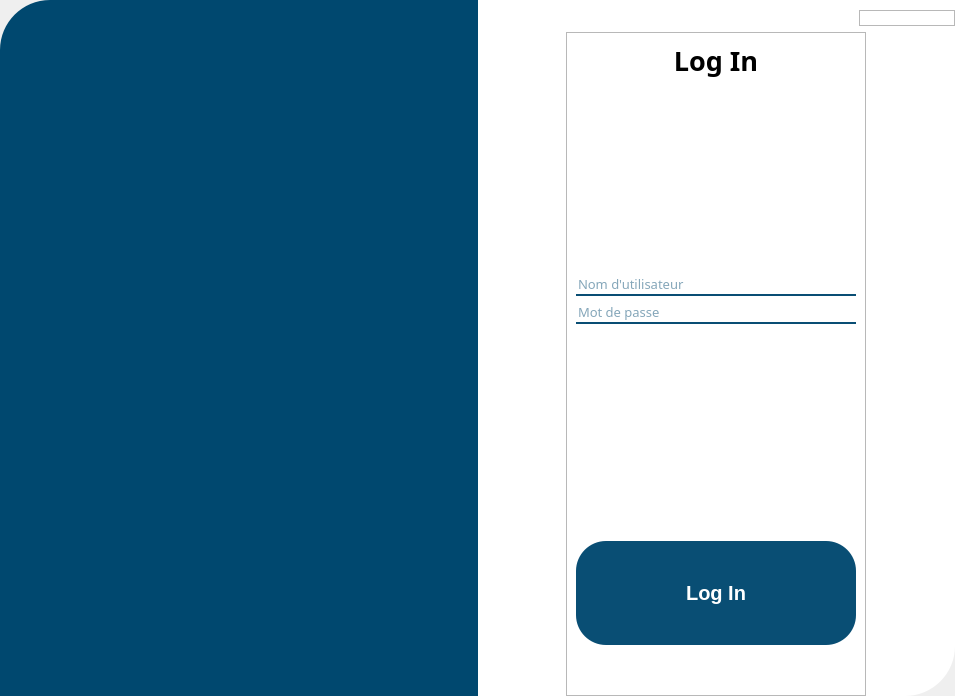
<?xml version="1.0" encoding="UTF-8"?>
<ui version="4.0">
 <class>LoginWindow</class>
 <widget class="QMainWindow" name="LoginWindow">
  <property name="geometry">
   <rect>
    <x>0</x>
    <y>0</y>
    <width>955</width>
    <height>696</height>
   </rect>
  </property>
  <property name="windowTitle">
   <string>MainWindow</string>
  </property>
  <property name="styleSheet">
   <string notr="true">QPushButton {
	border: None;
}</string>
  </property>
  <widget class="QWidget" name="centralwidget">
   <property name="styleSheet">
    <string notr="true"/>
   </property>
   <layout class="QHBoxLayout" name="horizontalLayout">
    <property name="spacing">
     <number>0</number>
    </property>
    <property name="leftMargin">
     <number>0</number>
    </property>
    <property name="topMargin">
     <number>0</number>
    </property>
    <property name="rightMargin">
     <number>0</number>
    </property>
    <property name="bottomMargin">
     <number>0</number>
    </property>
    <item>
     <widget class="QFrame" name="leftside">
      <property name="sizePolicy">
       <sizepolicy hsizetype="Preferred" vsizetype="Preferred">
        <horstretch>0</horstretch>
        <verstretch>0</verstretch>
       </sizepolicy>
      </property>
      <property name="styleSheet">
       <string notr="true">background-color: rgb(0, 72, 111);
border-top-left-radius: 50px;</string>
      </property>
      <property name="frameShape">
       <enum>QFrame::StyledPanel</enum>
      </property>
      <property name="frameShadow">
       <enum>QFrame::Raised</enum>
      </property>
      <layout class="QHBoxLayout" name="horizontalLayout_3">
       <item>
        <widget class="QLabel" name="label">
         <property name="maximumSize">
          <size>
           <width>450</width>
           <height>380</height>
          </size>
         </property>
         <property name="text">
          <string/>
         </property>
         <property name="pixmap">
          <pixmap>../icons/logo_login.png</pixmap>
         </property>
         <property name="scaledContents">
          <bool>true</bool>
         </property>
        </widget>
       </item>
      </layout>
     </widget>
    </item>
    <item>
     <widget class="QFrame" name="rightside">
      <property name="styleSheet">
       <string notr="true">#rightside {
	background-color: rgb(255, 255, 255);
	border-bottom-right-radius: 50px;
}</string>
      </property>
      <property name="frameShape">
       <enum>QFrame::StyledPanel</enum>
      </property>
      <property name="frameShadow">
       <enum>QFrame::Raised</enum>
      </property>
      <layout class="QVBoxLayout" name="verticalLayout">
       <property name="leftMargin">
        <number>0</number>
       </property>
       <property name="topMargin">
        <number>10</number>
       </property>
       <property name="rightMargin">
        <number>0</number>
       </property>
       <property name="bottomMargin">
        <number>0</number>
       </property>
       <item alignment="Qt::AlignRight">
        <widget class="QFrame" name="frame">
         <property name="sizePolicy">
          <sizepolicy hsizetype="Preferred" vsizetype="Preferred">
           <horstretch>0</horstretch>
           <verstretch>0</verstretch>
          </sizepolicy>
         </property>
         <property name="maximumSize">
          <size>
           <width>16777215</width>
           <height>456789</height>
          </size>
         </property>
         <property name="frameShape">
          <enum>QFrame::StyledPanel</enum>
         </property>
         <property name="frameShadow">
          <enum>QFrame::Raised</enum>
         </property>
         <layout class="QHBoxLayout" name="horizontalLayout_2">
          <property name="spacing">
           <number>20</number>
          </property>
          <property name="leftMargin">
           <number>0</number>
          </property>
          <property name="topMargin">
           <number>0</number>
          </property>
          <property name="rightMargin">
           <number>10</number>
          </property>
          <property name="bottomMargin">
           <number>0</number>
          </property>
          <item>
           <widget class="QPushButton" name="minimizebtn">
            <property name="cursor">
             <cursorShape>PointingHandCursor</cursorShape>
            </property>
            <property name="text">
             <string/>
            </property>
            <property name="icon">
             <iconset resource="../ressources.qrc">
              <normaloff>:/icons/icons/minus.svg</normaloff>:/icons/icons/minus.svg</iconset>
            </property>
           </widget>
          </item>
          <item>
           <widget class="QPushButton" name="closebtn">
            <property name="cursor">
             <cursorShape>PointingHandCursor</cursorShape>
            </property>
            <property name="text">
             <string/>
            </property>
            <property name="icon">
             <iconset resource="../ressources.qrc">
              <normaloff>:/icons/icons/x.svg</normaloff>:/icons/icons/x.svg</iconset>
            </property>
           </widget>
          </item>
         </layout>
        </widget>
       </item>
       <item alignment="Qt::AlignHCenter">
        <widget class="QFrame" name="login_frame">
         <property name="sizePolicy">
          <sizepolicy hsizetype="Preferred" vsizetype="Expanding">
           <horstretch>0</horstretch>
           <verstretch>0</verstretch>
          </sizepolicy>
         </property>
         <property name="minimumSize">
          <size>
           <width>300</width>
           <height>0</height>
          </size>
         </property>
         <property name="styleSheet">
          <string notr="true">QLineEdit {
color: rgb(9, 78, 116);
border: none;
border-bottom: 2px solid #094e74;
}</string>
         </property>
         <property name="frameShape">
          <enum>QFrame::StyledPanel</enum>
         </property>
         <property name="frameShadow">
          <enum>QFrame::Raised</enum>
         </property>
         <layout class="QVBoxLayout" name="verticalLayout_2">
          <property name="bottomMargin">
           <number>50</number>
          </property>
          <item>
           <widget class="QLabel" name="label_2">
            <property name="font">
             <font>
              <family>Sans Serif Collection</family>
              <pointsize>20</pointsize>
              <weight>75</weight>
              <bold>true</bold>
             </font>
            </property>
            <property name="text">
             <string>Log In</string>
            </property>
            <property name="alignment">
             <set>Qt::AlignCenter</set>
            </property>
           </widget>
          </item>
          <item>
           <spacer name="verticalSpacer">
            <property name="orientation">
             <enum>Qt::Vertical</enum>
            </property>
            <property name="sizeHint" stdset="0">
             <size>
              <width>20</width>
              <height>40</height>
             </size>
            </property>
           </spacer>
          </item>
          <item>
           <widget class="QLineEdit" name="username">
            <property name="font">
             <font>
              <family>Sans Serif Collection</family>
              <pointsize>10</pointsize>
             </font>
            </property>
            <property name="styleSheet">
             <string notr="true"/>
            </property>
            <property name="placeholderText">
             <string>Nom d'utilisateur</string>
            </property>
            <property name="clearButtonEnabled">
             <bool>false</bool>
            </property>
           </widget>
          </item>
          <item>
           <widget class="QLineEdit" name="password">
            <property name="font">
             <font>
              <family>Sans Serif Collection</family>
              <pointsize>10</pointsize>
             </font>
            </property>
            <property name="styleSheet">
             <string notr="true"/>
            </property>
            <property name="placeholderText">
             <string>Mot de passe</string>
            </property>
           </widget>
          </item>
          <item>
           <widget class="QLabel" name="error_password">
            <property name="font">
             <font>
              <family>Sans Serif Collection</family>
              <weight>75</weight>
              <bold>true</bold>
             </font>
            </property>
            <property name="styleSheet">
             <string notr="true">color: rgb(255, 0, 0);</string>
            </property>
            <property name="text">
             <string/>
            </property>
            <property name="alignment">
             <set>Qt::AlignCenter</set>
            </property>
           </widget>
          </item>
          <item>
           <spacer name="verticalSpacer_2">
            <property name="orientation">
             <enum>Qt::Vertical</enum>
            </property>
            <property name="sizeHint" stdset="0">
             <size>
              <width>20</width>
              <height>40</height>
             </size>
            </property>
           </spacer>
          </item>
          <item>
           <widget class="QPushButton" name="loginbtn">
            <property name="font">
             <font>
              <pointsize>15</pointsize>
              <weight>75</weight>
              <bold>true</bold>
             </font>
            </property>
            <property name="cursor">
             <cursorShape>PointingHandCursor</cursorShape>
            </property>
            <property name="focusPolicy">
             <enum>Qt::NoFocus</enum>
            </property>
            <property name="styleSheet">
             <string notr="true">background-color: rgb(9, 78, 116);
color: white;
padding-top: 40px;
padding-bottom: 40px;
border-radius: 30px;</string>
            </property>
            <property name="text">
             <string>Log In</string>
            </property>
            <property name="checkable">
             <bool>false</bool>
            </property>
            <property name="flat">
             <bool>false</bool>
            </property>
           </widget>
          </item>
         </layout>
        </widget>
       </item>
      </layout>
     </widget>
    </item>
   </layout>
  </widget>
 </widget>
 <resources>
  <include location="../ressources.qrc"/>
 </resources>
 <connections/>
</ui>
